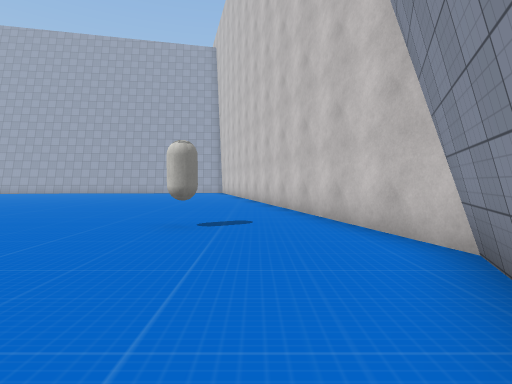
View 1 (above)

23 first-person views from a walk through a 3-D level made in the Unity game engine. The camera is 1.5 m above the floor, tilts 2° down and sees 80° across. The floor is counted in squares, 2 m on a side. Each view is taken from the middle of a square. On the plan, view 1 faces up. The plan holds only what a view shows up to about 10 squares ahead; the rest is blank. The place goes on beyond the plan. The player is left out. Some surface patterns are stand-ins.

View 2
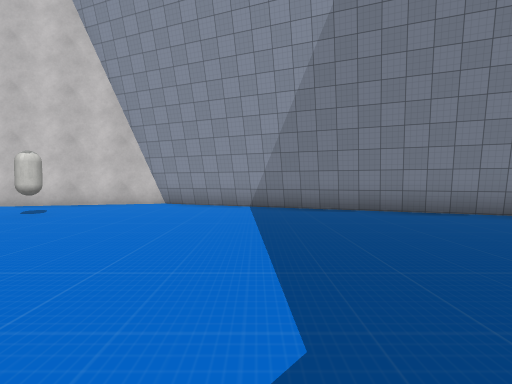

View 3
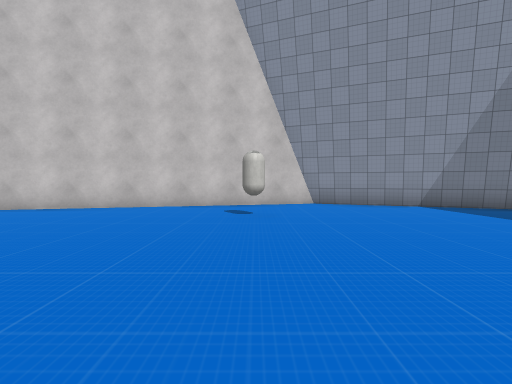

View 4
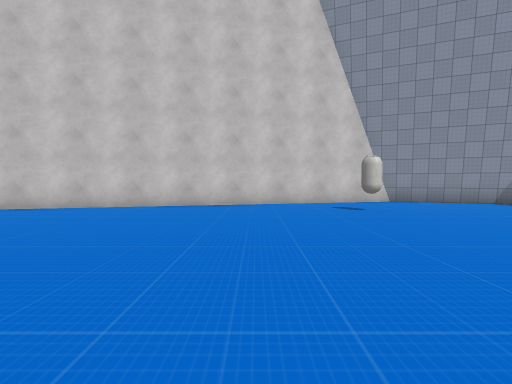

View 5
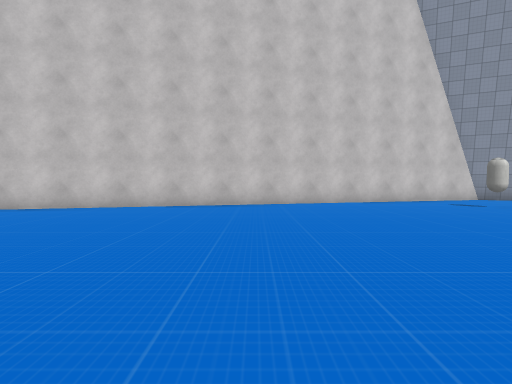

View 6
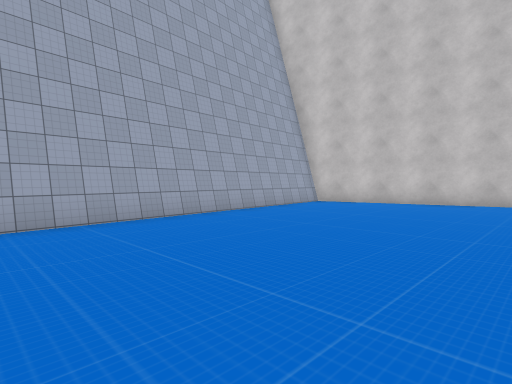

View 7
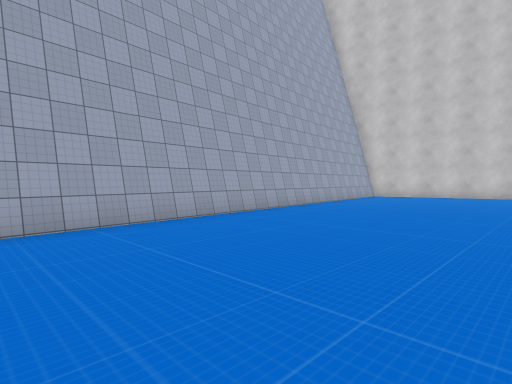

View 8
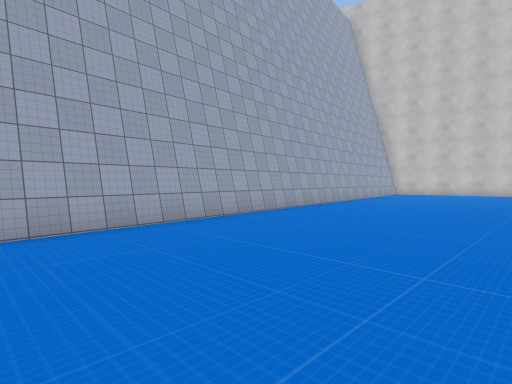

View 9
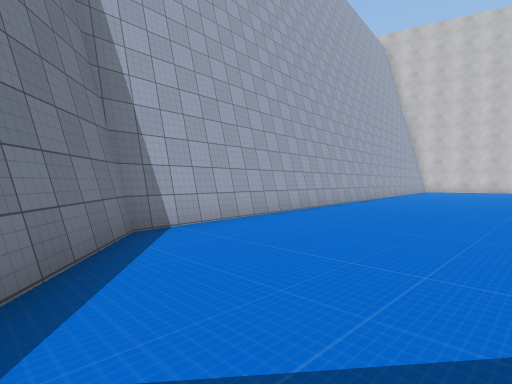

View 10
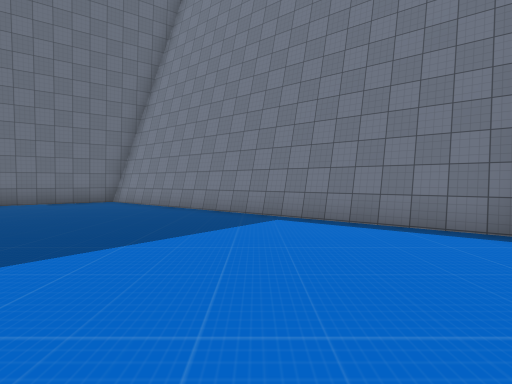

View 11
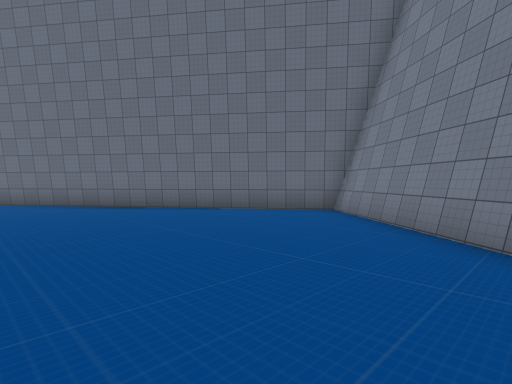

View 12
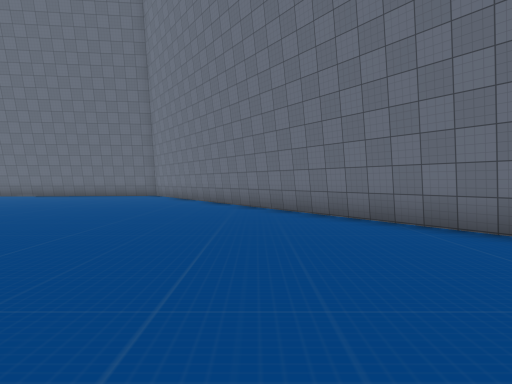

View 13
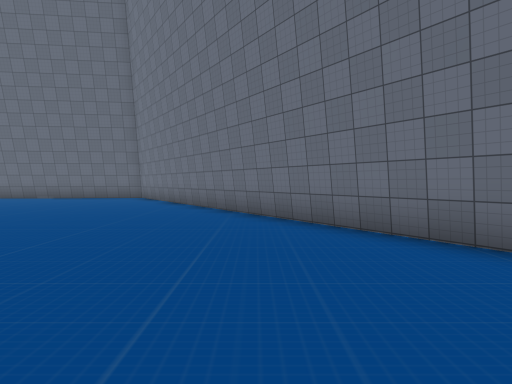

View 14
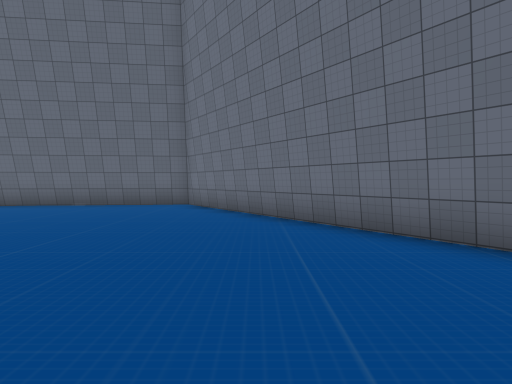

View 15
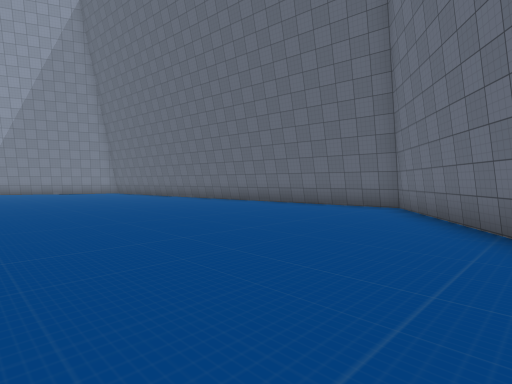

View 16
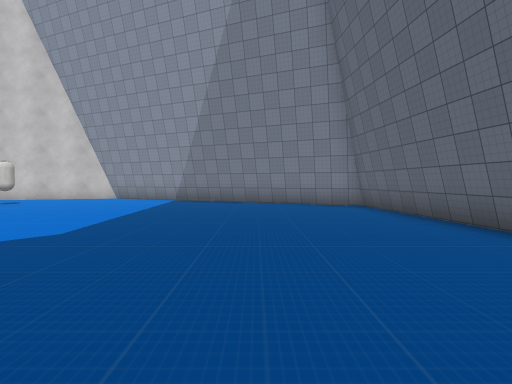

View 17
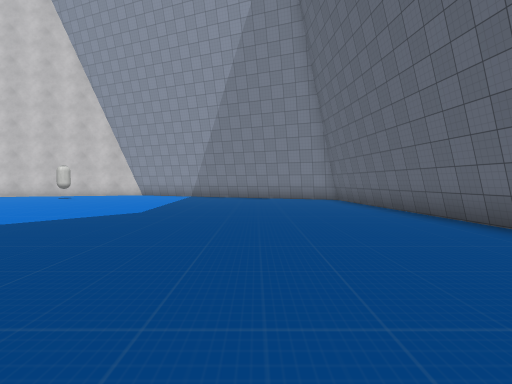

View 18
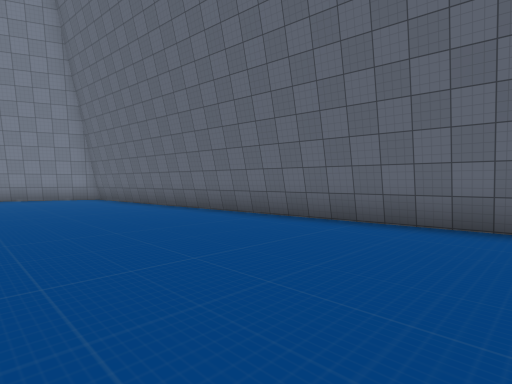

View 19
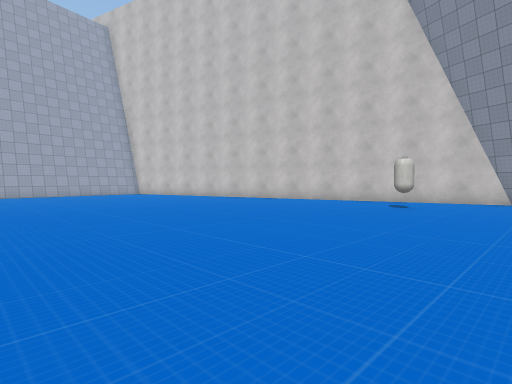

View 20
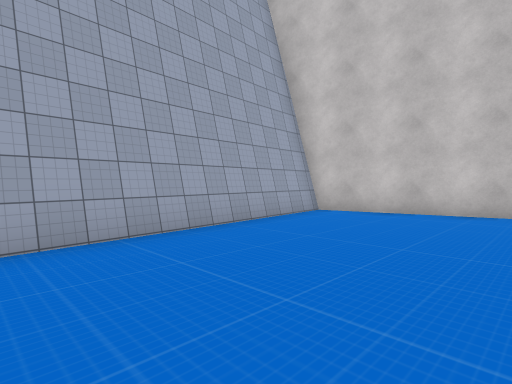

View 21
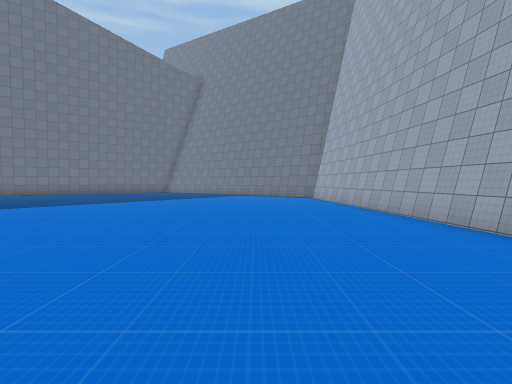

View 22
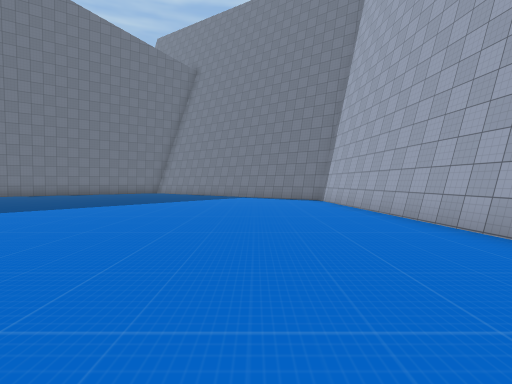

View 23
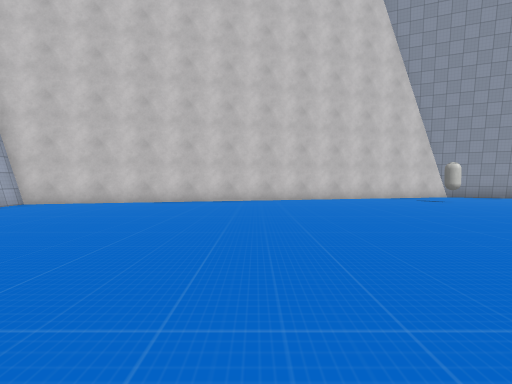

### Floor plan
Points are (right, up) in squares from view 1. A wall is a line through its corners. A room is listed if a view was taken in it or the views show most of it. See-through windows are left out.
Room 1 (views 1, 2, 3, 4, 5, 6, 7, 8, 9, 10, 11, 12, 13, 14, 15, 16, 17, 18, 19, 20, 21, 22, 23)
walls: (-17.9, -7.7) (-1.7, -6.1) (2.2, 3.2) (-2.2, 19.6) (-23.2, 17.6) (-30.1, 8.9) (-17.9, -7.7)
objects: other object (-1, 5)

Positions as (right, up) in squares from view 1, and headings:
1: (0, 0), facing up
2: (-8, 0), facing right
3: (-8, 5), facing right
4: (-9, 8), facing right
5: (-10, 12), facing right
6: (-12, 13), facing up-right
7: (-17, 13), facing up-right
8: (-20, 13), facing up-right
9: (-25, 13), facing up-right
10: (-19, 14), facing left
11: (-23, 13), facing down-left
12: (-23, 8), facing down
13: (-23, 6), facing down
14: (-20, 2), facing down
15: (-21, 1), facing down-right
16: (-11, -3), facing right
17: (-14, -3), facing right
18: (-15, -2), facing down-right
19: (-10, 2), facing up-right
20: (-9, 15), facing up-right
21: (-9, 15), facing left
22: (-11, 15), facing left
23: (-12, 12), facing right
